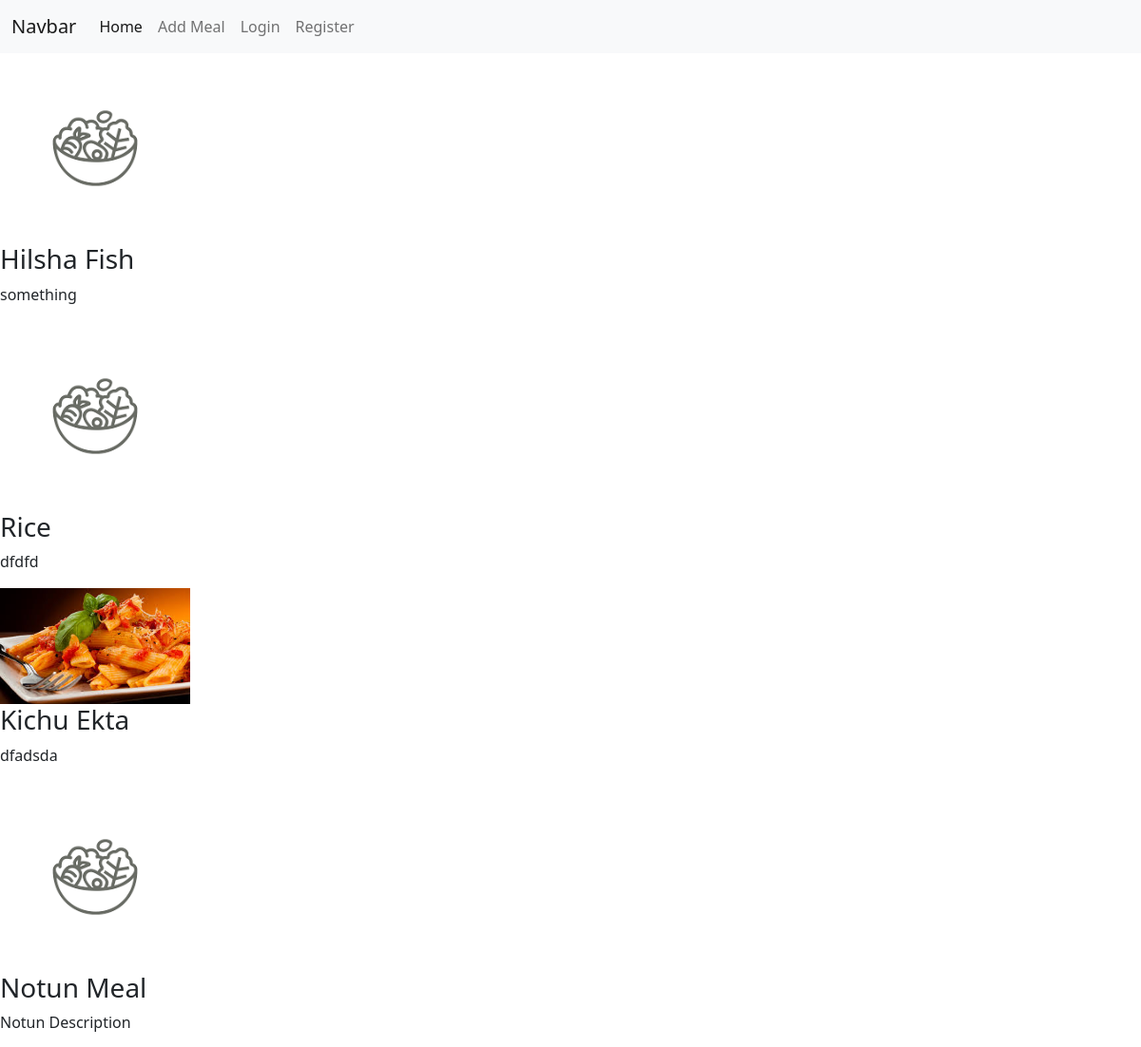
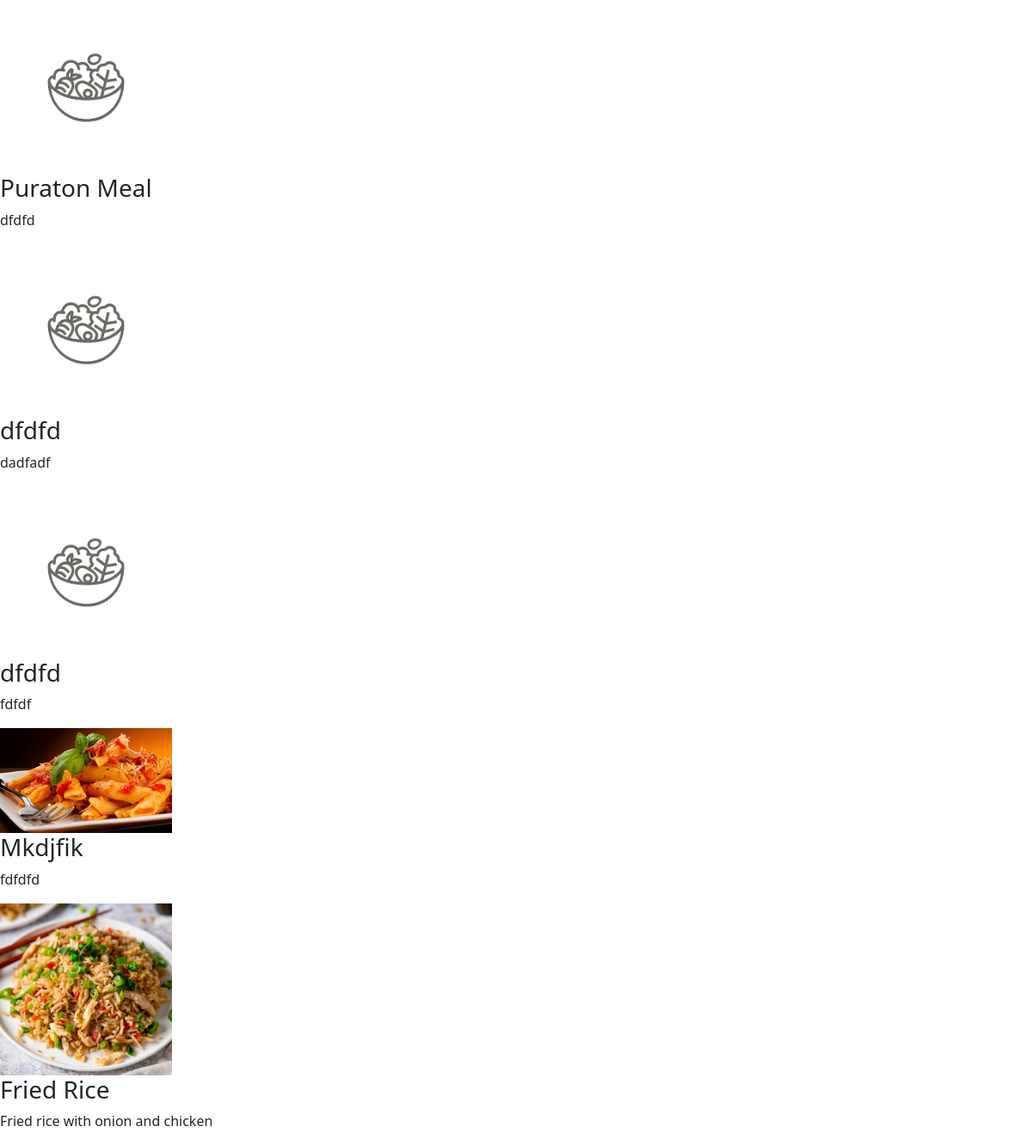
The page / on the database its author committed (2 pictures, top to bottom).
### meals/models.py (models this page shows)
class Food(models.Model):
    food_name = models.CharField(max_length=250)
    food_description = models.CharField(max_length=400)
    category = models.ForeignKey(Category, on_delete=models.CASCADE)
    image = models.ImageField(upload_to='meals/images', default='meals/images/default.png')
    def __str__(self):
        return self.food_name

### meals/views.py (the view)
# urls.py: path('', show_meals, name='meals'),
def show_meals(request):
    foods = Food.objects.all()
    print(foods)
    return render(request, 'meals/index.html', {'foods': foods})

### meals/templates/meals/index.html
{% extends "core/base.html" %}
{% block content %}
    {% for food in foods %}
        <img width="200" src="{{ food.image.url }}" alt="">
        <h3>{{food.food_name}}</h3>
        <p>{{food.food_description}}</p>
    {% endfor %}
{% endblock content %}

### meals/templates/core/base.html (shortened to what this page needs)
<!DOCTYPE html>
<html lang="en">
<head>
    <link href="https://cdn.jsdelivr.net/npm/bootstrap@5.0.2/dist/css/bootstrap.min.css" rel="stylesheet">
</head>
<body>
    <nav class="navbar navbar-expand-lg navbar-light bg-light">
        <div class="container-fluid">
          <a class="navbar-brand" href="#">Navbar</a>
          <div class="collapse navbar-collapse" id="navbarSupportedContent">
            <ul class="navbar-nav me-auto mb-2 mb-lg-0">
              <li class="nav-item">
                <a class="nav-link active" aria-current="page" href="{% url 'meals' %}">Home</a>
              </li>
              <li class="nav-item">
                <a class="nav-link" href="{% url 'add-meal' %}">Add Meal</a>
              </li>
              <li class="nav-item">
                <a class="nav-link" href="{% url 'login' %}">Login</a>
              </li>
              <li class="nav-item">
                <a class="nav-link" href="{% url 'register' %}">Register</a>
              </li>
            </ul>
          </div>
        </div>
      </nav>
      {% block content %}
      {% endblock content %}
</body>
</html>

### rows shown on the page
Food: image (placeholder picture), food_name "Hilsha Fish", food_description "something"
Food: image (placeholder picture), food_name "Rice", food_description "dfdfd"
Food: image (picture), food_name "Kichu Ekta", food_description "dfadsda"
Food: image (placeholder picture), food_name "Notun Meal", food_description "Notun Description"
Food: image (placeholder picture), food_name "Puraton Meal", food_description "dfdfd"
Food: image (placeholder picture), food_name "dfdfd", food_description "dadfadf"
Food: image (placeholder picture), food_name "dfdfd", food_description "fdfdf"
Food: image (picture), food_name "Mkdjfik", food_description "fdfdfd"
Food: image (picture), food_name "Fried Rice", food_description "Fried rice with onion and chicken"
